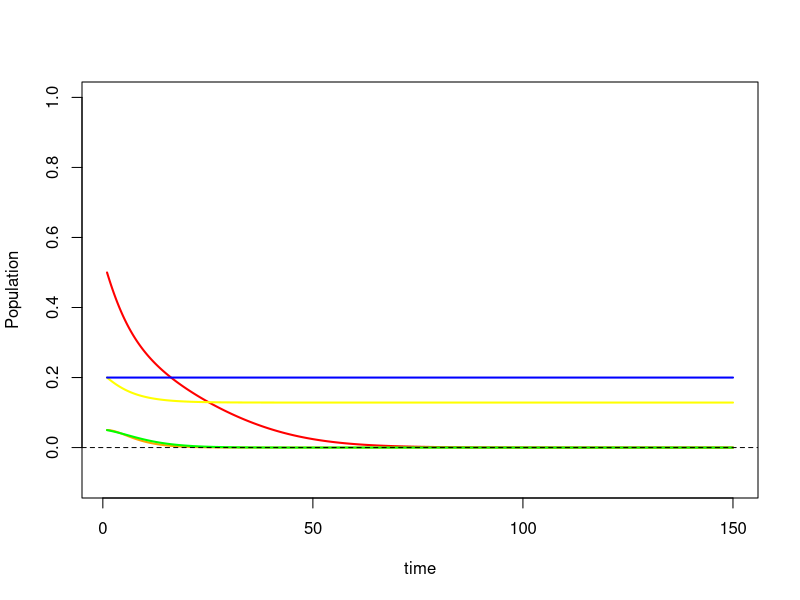

Source code (R):
#Kaylee Rosenberger
#11/23/2022

#Modified SIR model representing the dynamics of DED spread and resistance spread
#This script solves equations based on my modified SIR model 

#######################################################################################
#Loading packages
library(deSolve)
library(ggplot2)

#Defining parameters 
b = 0.1 #birth rate
d = 0.1 #natural death rate
B = 0.5 #infection rate
D = 0.5 #death rate due to DED 
f = 0.5 #scaling factor for death due to DED 
w = 1 #factor for biasing the births of each category to themselves
N = c(s=0.5, is=0.05, to=0.2, it=0.05, r=0.2) #initial population proportions 

#Defining the equations in this function 
str_model = function(t, N, params) {
    with(as.list(N), {
        dS = b*(w*s/((w*s)+to))*s - d*s - B*s*(is+it) # + b*(s/(s+(w*to)+r))*to
        dIs = B*s*(is+it) - D*is #- d*is
        dT = b*(to/((w*s)+to))*s + b*(w*to/(s+(w*to)))*to - d*to - B*to*(is+it) #+ b*(to/(to+(w*r)))*r
        dIt = B*to*(is+it) - f*D*it #- d*it
        dR = b*(r/((w*to)+r))*to + b*(w*r/(to+(w*r)))*r - d*r
        list(c(dS, dIs, dT, dIt, dR))
    })
}

#defining times to calculate solution
times = seq(1, 150, 0.2)

#calculating solutions 
sol = ode(y=N, times = times, func = str_model)

matplot(x = sol[,1], y = sol[,-1], type = "l", lwd = 2, lty = c("solid"), col = c("red", "orange", "yellow", "green", "blue"), xlab = "time", ylab = "Population", ylim = c(-0.1,1))
abline(0,0, lty=2)

#Here, S=red, Is=orange, t=yellow, =green, and r=blue (rainbow order)
#Currently, the proportions of each category don't add to 1
#could it be because the infected individuals are not contriubting to the populations?
